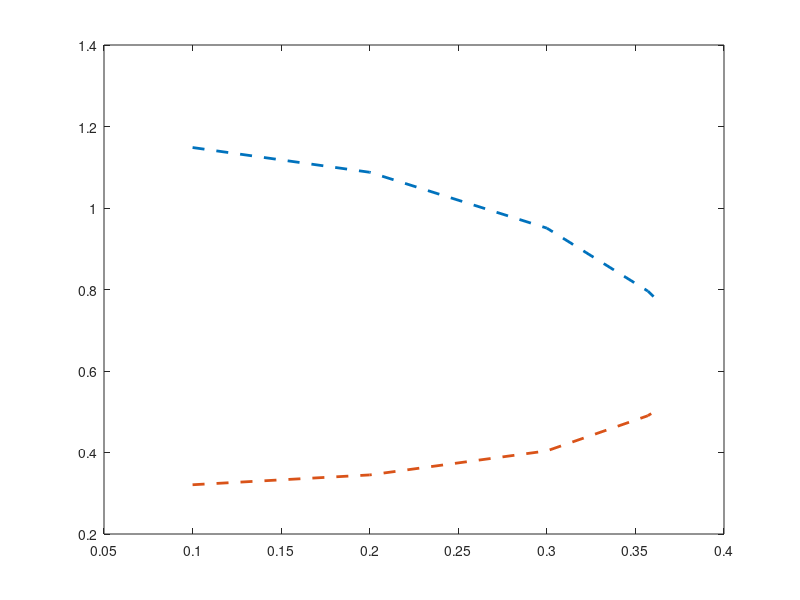

The MATLAB source for this figure:
% \file ObtainTheoResults.m

%  \brief Use Theodorsen theory for the flutter of a flat plate
%  \authors Giampiero Bindolino, Nicola Fonzi, Vittorio Cavalieri
%  \version 7.0.8 "Blackbird"
%
% SU2 Project Website: https://su2code.github.io
%
% The SU2 Project is maintained by the SU2 Foundation
% (http://su2foundation.org)
%
% Copyright 2012-2020, SU2 Contributors (cf. AUTHORS.md)
%
% SU2 is free software; you can redistribute it and/or
% modify it under the terms of the GNU Lesser General Public
% License as published by the Free Software Foundation; either
% version 2.1 of the License, or (at your option) any later version.
%
% SU2 is distributed in the hope that it will be useful,
% but WITHOUT ANY WARRANTY; without even the implied warranty of
% MERCHANTABILITY or FITNESS FOR A PARTICULAR PURPOSE. See the GNU
% Lesser General Public License for more details.
%
% You should have received a copy of the GNU Lesser General Public
% License along with SU2. If not, see <http://www.gnu.org/licenses/>.

% Mach numbers for the analysis
velocities = sqrt(1.4*287*273)*[0.1 0.2 0.3 0.357 0.364];
% velocities = sqrt(1.4*287*273)*linspace(0.1,0.45,10); % Fine vector

theo = cell2struct(cell(4, 1),{'U','t','h','alpha'},1);


plot_time = 0; % If this is set, we will plot, per each Mach number, time histories
plot_fft = 0;  % If this is set, we will plot the FFT per each Mach number
plot_eig = 1;  % If this is set, we will create a figure with the eigenvalues as a function of Ma

ww1 = [];
ww2 = [];
index=1;
for U = velocities
    % Structural definition

    c = 1; % Chord
    b = c/2;
    xf = c/4; % Rotation axis
    xac= c/4; % Aerodynamic center
    e = (xf-xac)/c; %Distance between aerodynamic center and center of rotation, normalised by the chord
    T = 273; % Temperature
    Re = 4e6; % Reynolds number
    muref = 1.716e-5; % Reference viscosity (dynamic) for viscosity model
    Tref = 273.15; % Reference temperature for viscosity model
    SutherlandC = 110.4; %Constant for viscosity model
    visc_dyn= muref*(T/Tref)^1.5*((Tref+SutherlandC)/(T+SutherlandC));
    rho(index) = Re*visc_dyn/U/c;
    Ma(index) = U/sqrt(1.4*287*T);
    % Adimensional parameters
    X = 0.25;
    ra = 0.5;
    wa = 45;
    w_bar = 0.3185;
    % Real parameters of the mechanic system
    wh = w_bar*wa;

    mu = 100;
    M = mu*pi*rho(index)*b^2;
    I = ra^2*M*b^2;
    CI =  0;
    CM =  0;
    KI = wa^2*I;
    KM = wh^2*M;
    Stat = X*M*b;

    % Structural matrices, the first equation is the one for h, then alpha

    MS = [M -Stat ; -Stat I];
    CS = [CM 0 ; 0 CI];
    KS = [KM 0 ; 0 KI];
    AS = [zeros(2,2) eye(2) ; -inv(MS)*KS  -inv(MS)*CS];
    % Aerodynamic definition
    S=c;
    Pdyn = 0.5*rho(index)*U*U;

    % Input matrix from structure to aerodynamic forces
    BUS = .5*rho(index)*U^2*c*[ 0; 0; 2*pi ; 2*pi*(xf - xac)];
    % Aerodynamic matrices given by the added mass effect

    MA = rho(index)*pi*c^2/4*[ -1               -(xf-.5*c) ; ...
        -(xf-.5*c) -(c^2/32+(xf-.5*c)^2)];
    CA = rho(index)*pi*c^2/4*U*[ 0  1 ;  ...
        0 -(.75*c-xf)];
    KA = zeros(2,2);

    % Aeroelastic matrices given by combination of structure and
    % aerodynamics
    MAE = MS-MA;
    CAE = CS-CA;
    KAE = KS-KA;
    % State space approximation of unsteady part of aerodynamics

    A1 = .165;
    b1 = .0455;
    A2 = .335;
    b2 = .30;
    AAS = [0    1 ; -b1*b2*(2*U/c)^2  -(b1+b2)*(2*U/c)];
    BAS = [0;1];
    CAS = [b1*b2/2*(U/b)^2 (A1*b1+A2*b2)*(U/b)];
    DAS = [.5];
    AQS= [0   1   -1/U  (c*.75-xf)/U];
    LA = [eye(2)      zeros(2,2)  zeros(2,2); ...
        zeros(2,2)     MAE      zeros(2,2); ...
        zeros(2,2)  zeros(2,2)  eye(2)];
    RA = [zeros(2,2)  eye(2)  zeros(2,2); ...
        -KAE       -CAE   zeros(2,2) ; ...
        zeros(2,4)         AAS];
    RAA = [BUS*DAS*AQS BUS*CAS ;  BAS*AQS  zeros(2,2)];

    % Total A matric of the aeroelastic system (\dot{x_ae} = AT x_ae + BT u)
    AT=inv(LA)*(RA+RAA);
    % Initial condition for aerodynamcis, as given by no plunge and 5 degrees of pitch
    ZI=-inv(AAS)*BAS*5*pi/180;
    BT=inv(LA)*[0; 0; 0; KI ; 0; 0];DT=[ 0 0 .5*2*pi]';
    CT=[ 1 0 0 0 0 0 ; 0 1 0 0 0 0 ; AQS*pi 2*pi*b1*b2/2*(U/b)^2 2*pi*(A1*b1+A2*b2)*(U/b)];
    % Build the state-space system
    sa=ss(AT,BT,CT,DT);
    Fs=10000;
    % Simulate the system for 10 seconds with sampling frequency Fs

    [Y,T,X]=initial(sa,[0; 5/180*pi; 0 ;0; ZI],0:(1/Fs):10);
    h=-Y(:,1);
    alpha = Y(:,2);
    time = T;
    theo(index).U = velocities(index);
    theo(index).t = time;
    theo(index).h = h;
    theo(index).alpha = alpha;
    if plot_time
        figure
        title(strcat('Mach = ',num2str(velocities(index)/sqrt(1.4*287*273))))
        subplot(2,1,1)
        plot(time,h)
        xlabel('Time [s]')
        ylabel('Plunge [m]')
        subplot(2,1,2)
        plot(time,alpha*180/pi)
        xlabel('Time [s]')
        ylabel('\alpha [deg]')
    end
    i0 = 1; % A different starting point for FFT can be decided
    time = time(i0:end);
    h = h(i0:end);
    alpha = alpha(i0:end);
    L = length(h);
    H = fft(h);
    H = abs(H/L);
    H = H(1:floor(L/2)+1);
    H = 2*H;
    A = fft(alpha);
    A = abs(A/L);
    A = A(1:floor(L/2)+1);
    A = 2*A;
    FreqVect = Fs*(0:floor(L/2))/L;
    if plot_fft
        figure
        title(strcat('Mach = ',num2str(velocities(index)/sqrt(1.4*287*273))))
        subplot(2,1,1)
        plot(FreqVect,H)
        xlim([0,20]);
        xlabel('Frequency [Hz]')
        ylabel('Plunge [m]')
        subplot(2,1,2)
        plot(FreqVect,A)
        xlim([0,20]);
        xlabel('Frequency [Hz]')
        ylabel('\alpha [deg]')
    end
    lambda = eig(AT);
    if any(real(lambda)>0)
        fprintf('Warning: eigenvalue has positive real part @ Ma=%.3f\n',Ma(end));
    end

    % In this case the eigenvalues can be computed analitically

    ww = abs(imag(lambda)/45);
    [~,i1] = min(abs(ww-0.3));
    [~,i2] = min(abs(ww-1.1));
    ww1 = [ww1; ww(i1)];
    ww2 = [ww2; ww(i2)];
    index=index+1;
end
if plot_eig
    figure(1000)
    plot(Ma,ww2,'--','LineWidth',2)
    hold on
    plot(Ma,ww1,'--','LineWidth',2)
end



